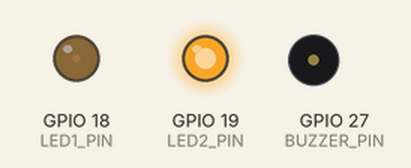
A program run on a simulated ESP32. On the bench: output pins drawn as LEDs (lit = HIGH), buzzer (waves = sounding).

Above: at 0.15 s.
At 2.55 s:
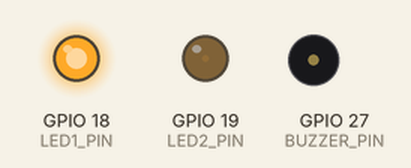
At 3.15 s:
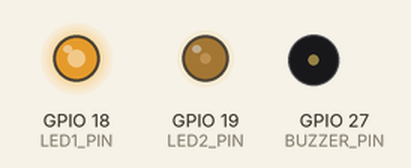
At 10.33 s:
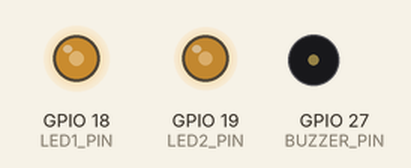
At 18.69 s:
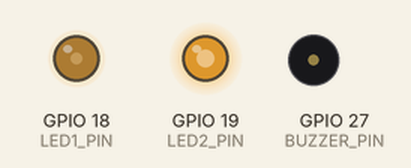
At 33.8 s:
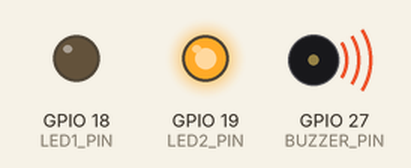
Timing chart, 0 to 40.0 s (numbered marks = the images above):
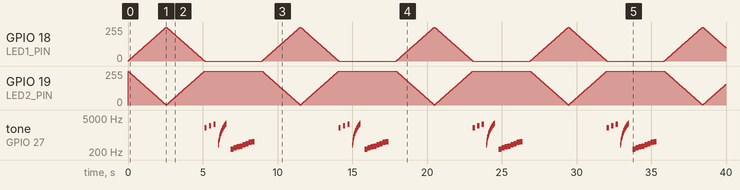

Measured:
- by itself, tone on GPIO 27 (BUZZER_PIN): plays 2000 Hz for 0.15 s, 2400 Hz for 0.15 s, 2800 Hz for 0.15 s, 400 Hz for 0.02 s, 500 Hz for 0.02 s, 600 Hz for 0.02 s … (152 notes in this stretch)

The program:

main.cpp
```cpp
// === ESP32: Two LEDs + One Buzzer (All Separate PWM Channels) ===
// LEDs fade continuously; buzzer plays pattern repeatedly in loop()
// -----------------------------------------------------------------

#include <Arduino.h>

// --- LED 1 ---
#define LED1_PIN 18
#define LED1_CH  0
#define LED_FREQ 5000
#define LED_RES  8  // 8-bit = 0–255

// --- LED 2 ---
#define LED2_PIN 19
#define LED2_CH  1
#define LED2_FREQ 5000
#define LED2_RES 8

// --- Buzzer ---
#define BUZZER_PIN 27
#define BUZZ_CH    2   // Third channel
#define BUZZ_FREQ  2000
#define BUZZ_RES   10  // 10-bit = 0–1023

void setup() {
  // --- LED1 setup ---
  ledcSetup(LED1_CH, LED_FREQ, LED_RES);
  ledcAttachPin(LED1_PIN, LED1_CH);

  // --- LED2 setup ---
  ledcSetup(LED2_CH, LED2_FREQ, LED2_RES);
  ledcAttachPin(LED2_PIN, LED2_CH);

  // --- Buzzer setup ---
  ledcSetup(BUZZ_CH, BUZZ_FREQ, BUZZ_RES);
  ledcAttachPin(BUZZER_PIN, BUZZ_CH);
}

void loop() {
  // --- LED Fade Effect ---
  for (int d = 0; d <= 255; d++) {
    ledcWrite(LED1_CH, d);         // LED1 brightening
    ledcWrite(LED2_CH, 255 - d);   // LED2 dimming
    delay(10);
  }
  for (int d = 255; d >= 0; d--) {
    ledcWrite(LED1_CH, d);
    ledcWrite(LED2_CH, 255 - d);
    delay(10);
  }

  // --- BUZZER Operations (Repeat every loop) ---

  // 1. Simple beep pattern
  for (int i = 0; i < 3; i++) {
    ledcWriteTone(BUZZ_CH, 2000 + i * 400);
    delay(150);
    ledcWrite(BUZZ_CH, 0);
    delay(150);
  }

  // 2. Frequency sweep
  for (int f = 400; f <= 3000; f += 100) {
    ledcWriteTone(BUZZ_CH, f);
    delay(20);
  }
  ledcWrite(BUZZ_CH, 0);
  delay(300);

  // 3. Short melody
  int melody[] = {262, 294, 330, 349, 392, 440, 494, 523};
  for (int i = 0; i < 8; i++) {
    ledcWriteTone(BUZZ_CH, melody[i]);
    delay(200);
  }
  ledcWrite(BUZZ_CH, 0); // Stop buzzer

  delay(500); // pause before repeating loop
}
```
